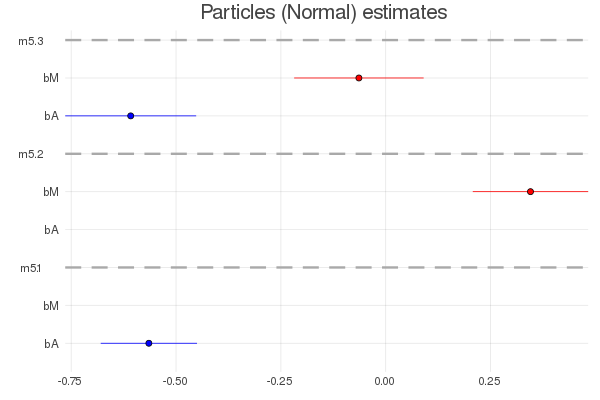

The script that drew this image:
# Load Julia packages (libraries) needed for clip

using StatisticalRethinking
using StatsPlots

ProjDir = @__DIR__

for i in 1:3
  include(scm_path("..", "examples", "SR", "waffle_data", "AMD_m$i.jl"))
end

if success(rc)

  r1 = plotcoef([m5_1s, m5_2s, m5_3s], [:bA, :bM], "$(ProjDir)/AMD.png",
    "Particles (Normal) estimates")
  display(r1)

end
